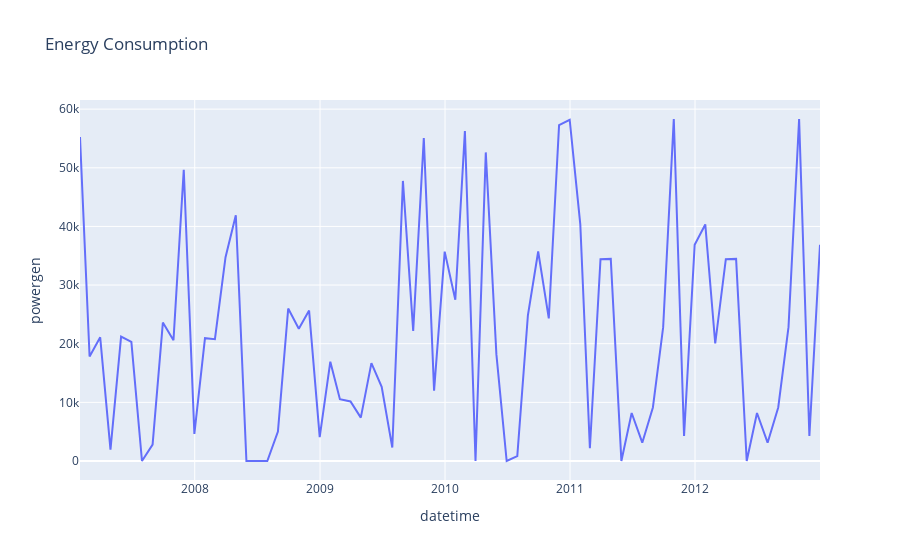

The notebook cell saved with this chart:
### Code cell
px.line(df1, x=df1.index, y=df1['powergen'], title='Energy Consumption')
